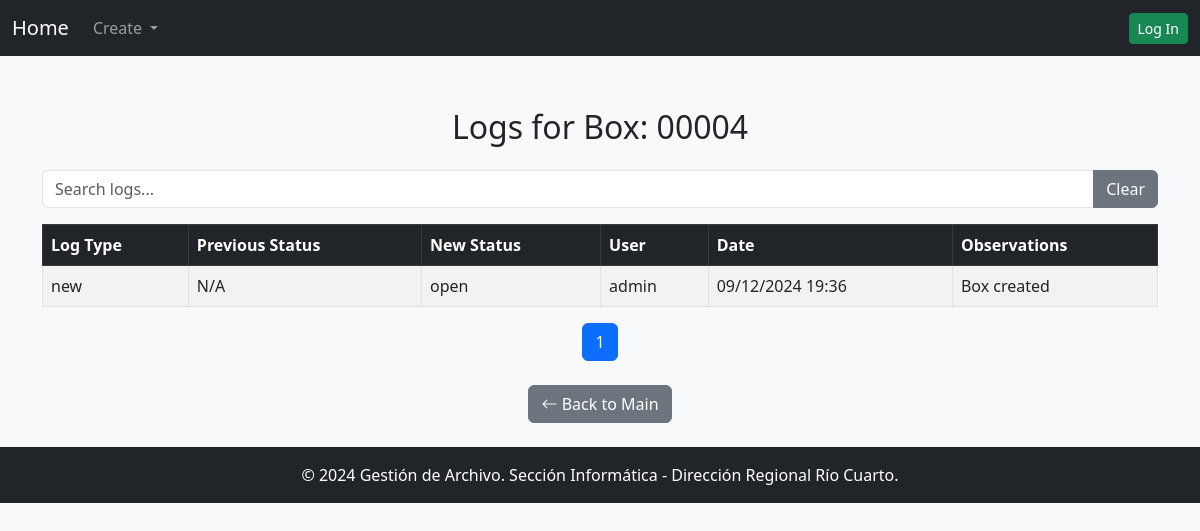
/box/9/logs/, run on an earlier commit of the app's database.
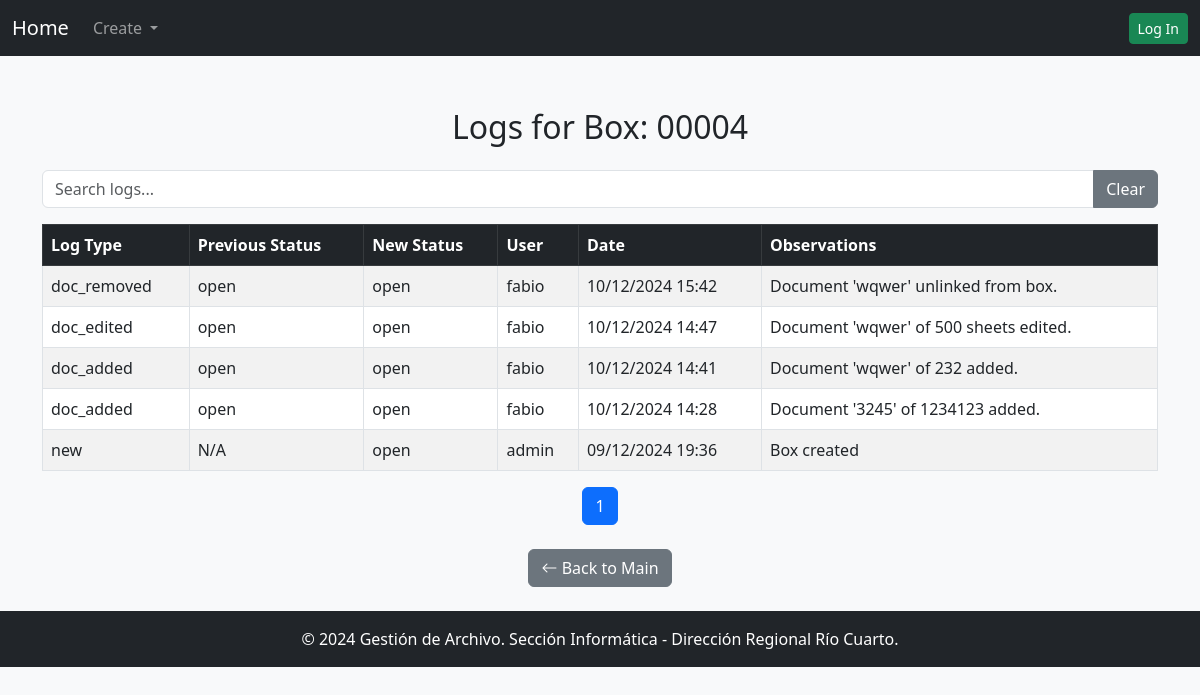
And on a later commit of the database.
### gestion_archivo_app/models.py (models this page shows, shortened)
class Box(models.Model):
    STATUS_CHOICES = [
        ('open', 'Open'),
        ('closed', 'Closed'),
        ('waiting_close', 'Waiting for Close'),
        ('waiting_archive', 'Waiting for Archive'),
        ('accepted_archive', 'Accepted by Archive Responsible'),
        ('archived', 'In Archive'),
    ]
    name = models.CharField(max_length = 10, primary_key=False, verbose_name="Box Name", null=False, blank=False, unique=True)
    box_type = models.ForeignKey(BoxType, on_delete=models.PROTECT, related_name="boxes")
    description = models.TextField(blank=True, null=True, verbose_name="Box Description")
    user = models.ForeignKey(settings.AUTH_USER_MODEL, on_delete=models.PROTECT, related_name="boxes")
    area = models.ForeignKey(Area, on_delete=models.PROTECT, related_name="boxes")
    status = models.CharField(max_length=32, choices=STATUS_CHOICES, default='open')
    id = models.AutoField(primary_key=True, verbose_name="Box ID")  # Auto-incremental ID
    creation_date = models.DateTimeField(auto_now_add=True, verbose_name="Creation Date")
    update_date =  models.DateTimeField(auto_now=True)
    close_date = models.DateTimeField(blank=True, null=True, verbose_name="Close Date")
    current_year = datetime.now().year
    destruction_year = models.PositiveSmallIntegerField(
        choices=[(year, str(year)) for year in range(current_year, 2100)],
        verbose_name="Destruction Year"
    )
    current_area = models.ForeignKey(Area, on_delete=models.PROTECT, related_name="current_boxes", verbose_name="Current Area")
    total_sheets = models.PositiveIntegerField(default=0)

class BoxLog(models.Model):
    LOG_TYPE_CHOICES = [
        ('new', 'New Box'),
        ('change_area', 'Change of Area'),
        ('doc_added', 'Document Added'),
        ('doc_removed', 'Document Removed'),
        ('doc_edited', 'Document Edited'),
        ('status_change', "Status Changed"),
        ('area_change', 'Area Changed'),
    ]
    log_type = models.CharField(max_length=20, choices=LOG_TYPE_CHOICES)
    box = models.ForeignKey("Box", on_delete=models.PROTECT, related_name="logs")
    area_origin = models.ForeignKey("Area", on_delete=models.PROTECT, null=True, blank=True, related_name="origin_logs")
    area_destination = models.ForeignKey("Area", on_delete=models.PROTECT, null=True, blank=True, related_name="destination_logs")
    doc_added = models.ForeignKey("Documentation", on_delete=models.SET_NULL, null=True, blank=True, related_name="logs_added")
    doc_removed = models.ForeignKey("Documentation", on_delete=models.SET_NULL, null=True, blank=True, related_name="logs_removed")
    previous_status = models.CharField(max_length=50, null=False, blank=False)
    new_status = models.CharField(max_length=50, null=False, blank=False)
    observations = models.TextField(blank=True, null=True)
    user = models.ForeignKey(User, on_delete=models.PROTECT)
    user_area = models.ForeignKey("Area", on_delete=models.PROTECT, related_name="user_logs")
    log_date = models.DateTimeField(auto_now_add=True)

class User(AbstractUser):
    ROLE_CHOICES = [
        ('user', 'User'),
        ('manager', 'Manager'),
        ('archive_responsible', 'Archive Responsible'),
        ('admin', 'System Administrator')
    ]
    role = models.CharField(max_length=20, choices=ROLE_CHOICES)
    area = models.ForeignKey('Area', on_delete=models.SET_NULL, null=True, blank=True)

### gestion_archivo_app/views.py (the view)
# urls.py: path('box/<int:box_id>/logs/', box_logs, name='box_logs'),
def box_logs(request, box_id):
    box = get_object_or_404(Box, id=box_id)
    logs = BoxLog.objects.filter(box=box).order_by('-log_date')
    context = {
        'box': box,
        'logs': logs,
    }
    return render(request, 'box_logs.html', context)

### gestion_archivo_app/context_processors.py (called while the page is built)
def system_config(request):
    try:
        pagination_limit = SystemConfigKeyValues.objects.get(key="pagination_limit").value
    except SystemConfigKeyValues.DoesNotExist:
        pagination_limit = 10  # default value
    return {"pagination_limit": pagination_limit}

### gestion_archivo_app/templates/box_logs.html (shortened to what this page needs)
{% extends 'base.html' %}
{% load static %}
{% block content %}
<div class="container mt-5">
    <h2 class="text-center mb-4">Logs for Box: {{ box.name }}</h2>
    <div class="mb-3">
        <div class="input-group">
            <input type="text" id="searchInputId" class="form-control" placeholder="Search logs...">
            <button type="button" class="btn btn-secondary" onclick="clearSearch()">Clear</button>
        </div>
    </div>
    <table class="table table-bordered table-striped mt-3" id="tableId">
        <thead class="table-dark">
            <tr>
                <th onclick="sortTable(0)">Log Type </th>
                <th onclick="sortTable(1)">Previous Status </th>
                <th onclick="sortTable(2)">New Status </th>
                <th onclick="sortTable(3)">User </th>
                <th onclick="sortTable(4)">Date </th>
                <th onclick="sortTable(5)">Observations </th>
            </tr>
        </thead>
        <tbody id="tableBodyId">
            {% for log in logs %}
            <tr>
                <td>{{ log.log_type }}</td>
                <td>{{ log.previous_status }}</td>
                <td>{{ log.new_status }}</td>
                <td>{{ log.user.username }}</td>
                <td>{{ log.log_date|date:"d/m/Y H:i" }}</td>
                <td>{{ log.observations }}</td>
            </tr>
            {% empty %}
            <tr>
                <td colspan="6" class="text-center">No logs found for this box.</td>
            </tr>
            {% endfor %}
        </tbody>
    </table>
    <nav class="mt-3">
        <ul class="pagination justify-content-center" id="tableBodyIdPagination">
        </ul>
    </nav>
    <div class="text-center mt-4">
        <a href="{% url 'main' %}" class="btn btn-secondary">
            <i class="bi bi-arrow-left"></i> Back to Main
        </a>
    </div>
</div>
{% endblock %}

### gestion_archivo_app/templates/base.html (shortened to what this page needs)
<!DOCTYPE html>
<html lang="en">
<head>
    {% load static %}
    <link href="https://cdn.jsdelivr.net/npm/bootstrap@5.3.0/dist/css/bootstrap.min.css" rel="stylesheet">
    <link href="https://cdn.jsdelivr.net/npm/bootstrap-icons/font/bootstrap-icons.css" rel="stylesheet">
</head>
<body class="bg-light" a>
    <nav class="navbar navbar-expand-lg navbar-dark bg-dark">
        <div class="container-fluid">
            <a class="navbar-brand" href="{% url 'main' %}">Home</a>
            <div class="collapse navbar-collapse" id="navbarNav">
                <ul class="navbar-nav me-auto">
                    <li class="nav-item dropdown">
                        <a class="nav-link dropdown-toggle" href="#" id="createDropdown" role="button" data-bs-toggle="dropdown" aria-expanded="false">
                            Create
                        </a>
                    </li>
                </ul>
            </div>
                <div class="d-flex align-items-center">
                    {% if user.is_authenticated %}
                        <span class="text-white me-3">
                            <strong>{{ user.username }}</strong> | {{ user.role }} | {{ user.area.name }}
                        </span>
                        <a href="{% url 'logout' %}" class="btn btn-danger btn-sm">Log Out</a>
                    {% else %}
                        <a href="{% url 'login' %}" class="btn btn-success btn-sm">Log In</a>
                    {% endif %}
                </div>
            </div>
    </nav>
    <div class="container-fluid py-4" style='margin-top:-20px' >
        {% block content %}{% endblock %}
    </div>
    <footer class="bg-dark text-white text-center py-3 mt-auto">
        <p class="mb-0">&copy; 2024 Gestión de Archivo. Sección Informática - Dirección Regional Río Cuarto.</p>
    </footer>
</body>
</html>

### gestion_archivo_app/templates/base.html (style rules this page uses)
html { scroll-behavior:auto; }

What changed in the data, as far as the page shows it:
added BoxLog: log_type "doc_removed", previous_status "open", new_status "open", user.username "fabio", log_date "10/12/2024 15:42", observations "Document 'wqwer' unlinked from box."
added BoxLog: log_type "doc_edited", previous_status "open", new_status "open", user.username "fabio", log_date "10/12/2024 14:47", observations "Document 'wqwer' of 500 sheets edited."
added BoxLog: log_type "doc_added", previous_status "open", new_status "open", user.username "fabio", log_date "10/12/2024 14:41", observations "Document 'wqwer' of 232 added."
added BoxLog: log_type "doc_added", previous_status "open", new_status "open", user.username "fabio", log_date "10/12/2024 14:28", observations "Document '3245' of 1234123 added."
